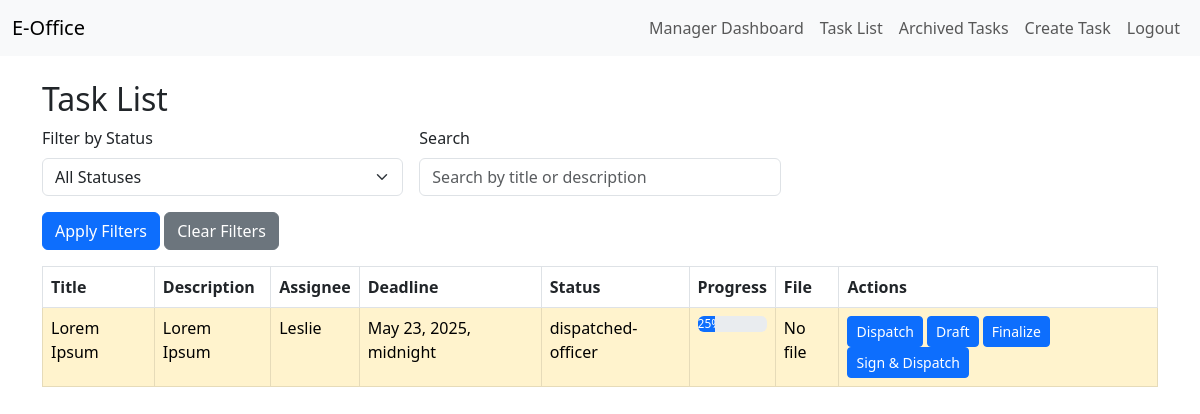
The page /tasks/employee/dashboard/ (signed in) on the database its author committed.
### tasks/models.py (models this page shows, shortened)
class Task(models.Model):
    STATUS_CHOICES = [
        ('dispatched-officer', 'Dispatched to officer'),
        ('draft', 'Draft'),
        ('finalized-draft', 'Finalized draft'),
        ('signed-dispatched', 'Signed and dispatched to CD/HM'),
    ]
    title = models.CharField(max_length=200)
    description = models.TextField(blank=True)
    status = models.CharField(max_length=50, choices=STATUS_CHOICES, default='dispatched-officer')
    deadline = models.DateTimeField(null=True, blank=True)
    assignee = models.ForeignKey(User, on_delete=models.CASCADE, related_name='tasks')
    created_by = models.ForeignKey(User, on_delete=models.CASCADE, related_name='created_tasks')
    is_archived = models.BooleanField(default=False)
    created_at = models.DateTimeField(auto_now_add=True)
    updated_at = models.DateTimeField(auto_now=True)
    file = models.FileField(upload_to='task_files/', null=True, blank=True)
    def get_progress(self):
        progress_map = {
            'dispatched-officer': 25,
            'draft': 50,
            'finalized-draft': 75,
            'signed-dispatched': 100,
        }
        return progress_map.get(self.status, 0)

### tasks/views.py (the view)
# urls.py: path('employee/dashboard/', views.EmployeeDashboardView.as_view(), name='employee_dashboard'),
class EmployeeDashboardView(LoginRequiredMixin, ListView):
    model = Task
    template_name = 'tasks/employee_dashboard.html'
    context_object_name = 'tasks'
    def get_queryset(self):
        queryset = Task.objects.filter(assignee=self.request.user, is_archived=False)
        status = self.request.GET.get('status')
        search = self.request.GET.get('search')
        if status:
            queryset = queryset.filter(status=status)
        if search:
            queryset = queryset.filter(Q(title__icontains=search) | Q(description__icontains=search))
        return queryset
    def get_context_data(self, **kwargs):
        context = super().get_context_data(**kwargs)
        context['status_choices'] = Task.STATUS_CHOICES
        now = timezone.now()
        reminders = Reminder.objects.filter(
            user=self.request.user,
            is_active=True,
            is_dismissed=False,
            tasks__is_archived=False,
            tasks__deadline__lt=now,
            tasks__status__in=['dispatched-officer', 'draft', 'finalized-draft']
        ).distinct()
        context['reminders'] = [
            {
                'id': reminder.id,
                'created_by': reminder.created_by.username,
                'tasks': reminder.tasks.all(),
                'created_at': reminder.created_at,
                'message': reminder.message
            }
            for reminder in reminders
        ]
        return context

### tasks/templates/tasks/task_list.html (shortened to what this page needs)
{% extends 'tasks/base.html' %}
{% block content %}
<h2>Task List</h2>
<div class="mb-3">
    <form method="get" class="row g-3">
        <div class="col-md-4">
            <label for="status" class="form-label">Filter by Status</label>
            <select name="status" id="status" class="form-select">
                <option value="">All Statuses</option>
            </select>
        </div>
        <div class="col-md-4">
            <label for="search" class="form-label">Search</label>
            <input type="text" name="search" id="search" class="form-control" value="{{ request.GET.search|default:'' }}" placeholder="Search by title or description">
        </div>
        <div class="col-12">
            <button type="submit" class="btn btn-primary">Apply Filters</button>
            <a href="{% url 'task_list' %}" class="btn btn-secondary">Clear Filters</a>
        </div>
    </form>
</div>
{% if tasks %}
    <table class="table table-bordered">
        <thead>
            <tr>
                <th>Title</th>
                <th>Description</th>
                <th>Assignee</th>
                <th>Deadline</th>
                <th>Status</th>
                <th>Progress</th>
                <th>File</th>
                <th>Actions</th>
            </tr>
        </thead>
        <tbody>
            {% for task in tasks %}
                <tr {% if task.deadline|date:"Y-m-d" <= now|date:"Y-m-d"|add:"3" and task.status != 'Signed and dispatched to CD/HM' %}class="table-warning"{% endif %}>
                    <td>{{ task.title }}</td>
                    <td>{{ task.description|truncatewords:20 }}</td>
                    <td>{{ task.assignee.username }}</td>
                    <td>{{ task.deadline }}</td>
                    <td>{{ task.status }}</td>
                    <td>
                        <div class="progress">
                            <div class="progress-bar" role="progressbar" style="width: {{ task.get_progress }}%;" aria-valuenow="{{ task.get_progress }}" aria-valuemin="0" aria-valuemax="100">{{ task.get_progress }}%</div>
                        </div>
                    </td>
                    <td>
                        {% if task.file %}
                            <a href="{{ task.file.url }}" target="_blank">View File</a>
                        {% else %}
                            No file
                        {% endif %}
                    </td>
                    <td>
                        {% if user.is_superuser or user.profile.is_manager %}
                            <form action="{% url 'task_status_update' task.pk %}" method="post" class="d-inline">
                                <button type="submit" class="btn btn-sm btn-primary" {% if task.status == 'Dispatched to officer' %}disabled{% endif %}>Dispatch</button>
                            </form>
                        {% endif %}
                        <form action="{% url 'task_status_update' task.pk %}" method="post" class="d-inline">
                            <button type="submit" class="btn btn-sm btn-primary" {% if task.status == 'Draft' %}disabled{% endif %}>Draft</button>
                        </form>
                        <form action="{% url 'task_status_update' task.pk %}" method="post" class="d-inline">
                            <button type="submit" class="btn btn-sm btn-primary" {% if task.status == 'Finalized draft' %}disabled{% endif %}>Finalize</button>
                        </form>
                        <form action="{% url 'task_status_update' task.pk %}" method="post" class="d-inline">
                            <button type="submit" class="btn btn-sm btn-primary" {% if task.status == 'Signed and dispatched to CD/HM' %}disabled{% endif %}>Sign & Dispatch</button>
                        </form>
                    </td>
                </tr>
            {% endfor %}
        </tbody>
    </table>
{% else %}
    <p>No tasks available.</p>
{% endif %}
{% endblock %}

### rows shown on the page
Task: title "Lorem Ipsum", description "Lorem Ipsum", assignee.username "Leslie", deadline "May 23, 2025, midnight", status "dispatched-officer", get_progress "25", file "No file"
